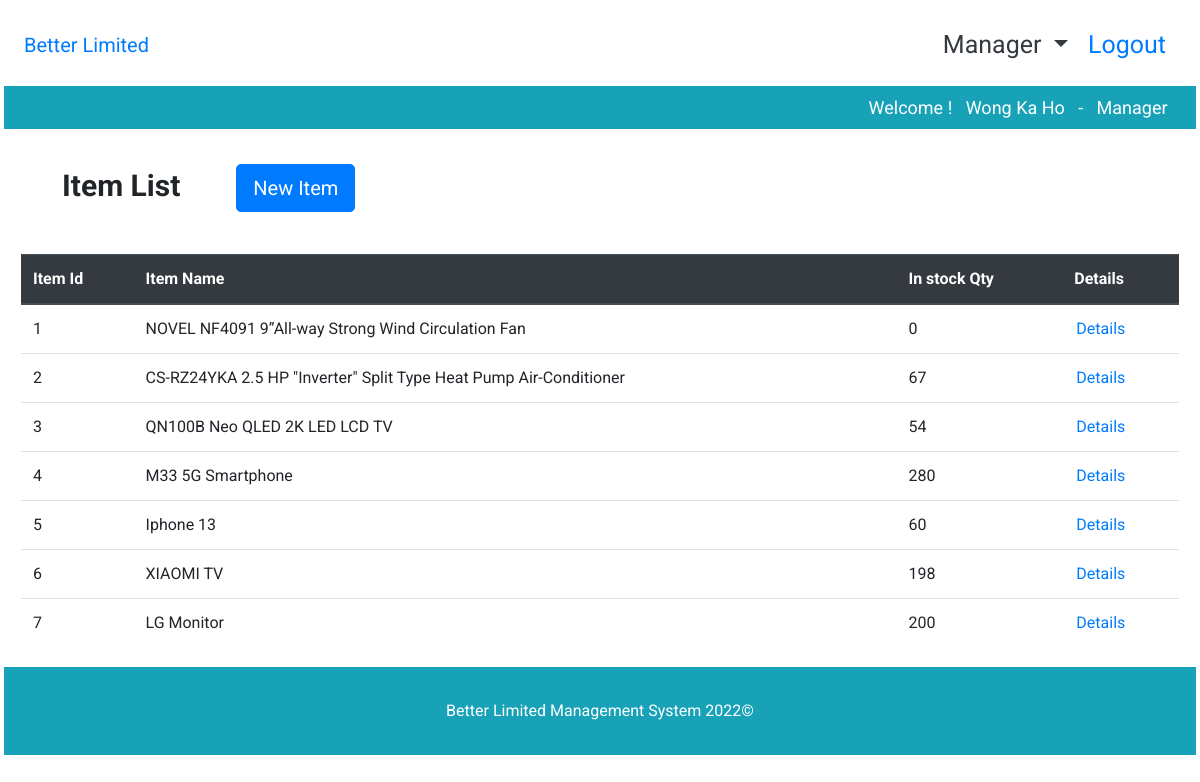
The page /SEA08_Phase2/itemList.php (signed in) on the database its author committed.
### tables this page shows
CREATE TABLE `Item` (
  `itemID` int(11) NOT NULL,
  `itemName` varchar(255) NOT NULL,
  `itemDescription` text DEFAULT NULL,
  `stockQuantity` int(11) NOT NULL DEFAULT 0,
  `price` double NOT NULL
);

### SEA08_Phase2/itemList.php (the view, shortened to what this page needs)
<?php
include 'header.php';
?>
<div class="py-2 bg-white">
    <div class="container">
        <div class="col-md-12 mx-auto py-4">
            <span class="topic text-black">Item List</span>
            <span class="topic mx-5">
					<a href="newItem.php" class="btn btn-primary btn-lg">New Item</a>
				</span>
        </div>
    </div>
</div>
<div class="container-fluid">
    <div class="text-left">
        <table class="table mt-1 sortable">
            <thead class="thead-dark">
            <tr>
                <th>Item Id</th>
                <th>Item Name</th>
                <th>In stock Qty</th>
                <th>Details</th>
            </tr>
            </thead>
            <body>
            <?php
            $conn = getDBconnection();
            $sql = "SELECT * FROM Item";
            $query = mysqli_query($conn, $sql) or die(mysqli_error($conn));
            if (mysqli_num_rows($query) > 0){
                while($result = mysqli_fetch_assoc($query)){
                    echo <<< EOF
					<tr>
					    <td>$result[itemID]</td>
                        <td>$result[itemName]</td>
                        <td>$result[stockQuantity]</td>
                        <td><a href='itemDetails.php?itemId=$result[itemID]'>Details</a></td>
					</tr>
EOF;
                }
            } else {
                echo "Something Error from sql<br>";
                echo $sql;
            }
            ?>
            </body>
        </table>
    </div>
</div>
<div class="bg-info">
    <div class="container my-3">
        <div class="row" style="">
            <div class="col-12 my-2 text-center text-white">
                Better Limited Management System 2022&copy;
            </div>
        </div>
    </div>
</div>
</body>
</html>

### SEA08_Phase2/css/style.css (style rules this page uses)
* { font-family: 'Roboto', sans-serif; padding: 2px 2px; box-sizing: border-box; }
#topic, .topic, .orderTitle { font-size:30px; font-weight: bold; }

### rows shown on the page
item: itemID "1", itemName "NOVEL NF4091 9”All-way Strong Wind Circulation Fan", stockQuantity "0"
item: itemID "2", itemName "CS-RZ24YKA 2.5 HP \"Inverter\" Split Type Heat Pump Air-Conditioner", stockQuantity "67"
item: itemID "3", itemName "QN100B Neo QLED 2K LED LCD TV", stockQuantity "54"
item: itemID "4", itemName "M33 5G Smartphone", stockQuantity "280"
item: itemID "5", itemName "Iphone 13", stockQuantity "60"
item: itemID "6", itemName "XIAOMI TV", stockQuantity "198"
item: itemID "7", itemName "LG Monitor", stockQuantity "200"

### other values the page prints
$_SESSION["staffName"] "Wong Ka Ho"
$_SESSION["position"] "Manager"
